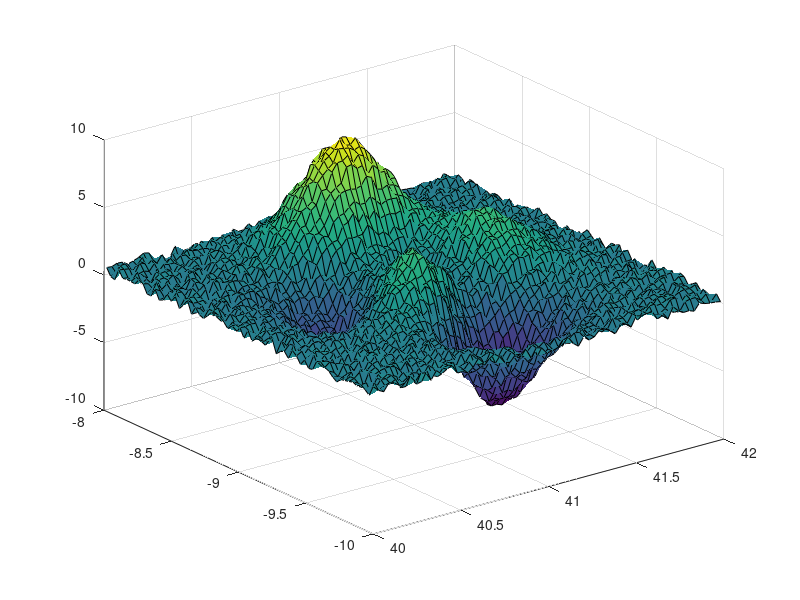
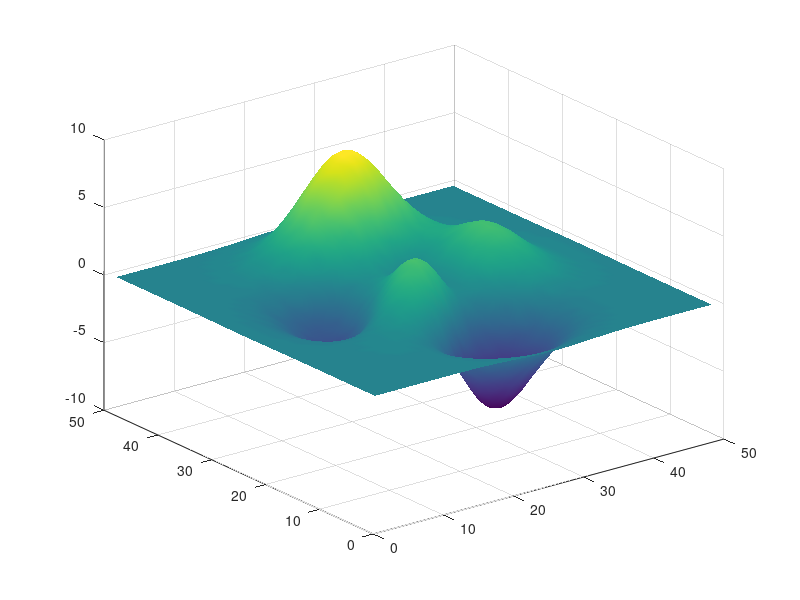

Write the MATLAB code that produced these figures, in order.
function testresult = KMLfig2pngNew_test(varargin)
%KMLFIG2PNGNEW_TEST  unit test for KMLfig2png
%
% See also : googleplot

%% Copyright notice
%   --------------------------------------------------------------------
%   Copyright (C) 2010 <COMPANY>
%       Thijs
%
%       <EMAIL>	
%
%       <ADDRESS>
%
%   This library is free software: you can redistribute it and/or
%   modify it under the terms of the GNU Lesser General Public
%   License as published by the Free Software Foundation, either
%   version 2.1 of the License, or (at your option) any later version.
%
%   This library is distributed in the hope that it will be useful,
%   but WITHOUT ANY WARRANTY; without even the implied warranty of
%   MERCHANTABILITY or FITNESS FOR A PARTICULAR PURPOSE.  See the GNU
%   Lesser General Public License for more details.
%
%   You should have received a copy of the GNU Lesser General Public
%   License along with this library. If not, see <http://www.gnu.org/licenses/>.
%   --------------------------------------------------------------------

% This tool is part of <a href="http://OpenEarth.nl">OpenEarthTools</a>.
% OpenEarthTools is an online collaboration to share and manage data and 
% programming tools in an open source, version controlled environment.
% Sign up to recieve regular updates of this function, and to contribute 
% your own tools.

%% Version <http://svnbook.red-bean.com/en/1.5/svn.advanced.props.special.keywords.html>
% Created: 20 Jan 2010
% Created with Matlab version: 7.7.0.471 (R2008b)

% $Id$
% $Date$
% $Author$
% $Revision$
% $HeadURL$
% $Keywords: $

disp(['... running test:',mfilename])

%% $Description (Name = KMLpcolor)
% Publishable code that describes the test.

%% $RunCode
try
[lat,lon] = meshgrid(40:.03:42,-10:.03:-8);

   z = peaks(67)+rand(size(lat));
   surf(lat,lon,z)
       
   FIG = figure('Visible','Off')
   h               = surf(peaks-.1);
   shading    interp;
   material  ([.9 0.08 .07]);
   lighting   phong
   axis       off;
   axis       tight;
   view      (0,90);
   lightangle(0,90)
   clim      ([-50 25]);
   colormap  (colormap_cpt('bathymetry_vaklodingen',500));
   
   KMLfig2pngNew(h,lat,lon,z,...
             'highestLevel',6,...
              'lowestLevel',14,...
       'mergeExistingTiles',true,...
                  'bgcolor',[255 0 255],...
                 'fileName',KML_testdir('KMLfig2pngNew.kml'))
   
   try;close(FIG);end

   testresult = true;
catch
   testresult = false;
end
